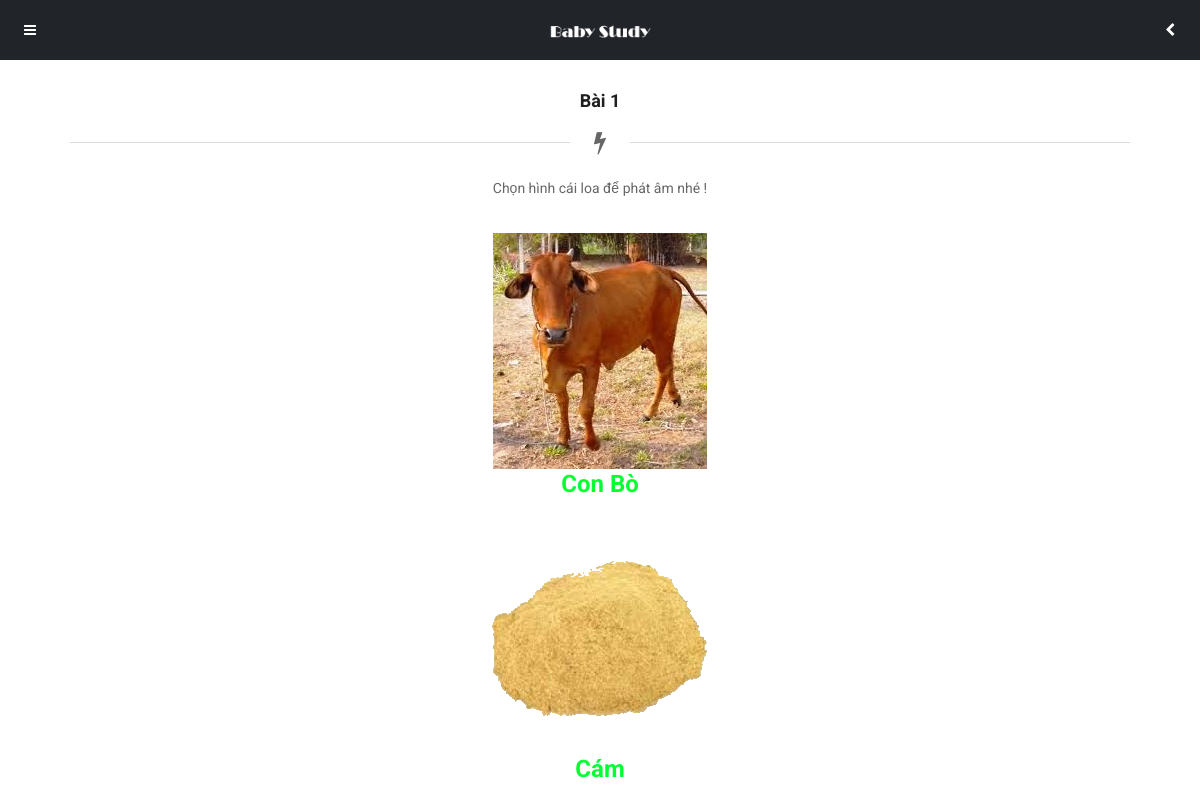
The app's page /Source-code/baihoc.php?bh=3&lbh=4 (signed in) with its own data.
### tables this page shows
CREATE TABLE IF NOT EXISTS `baihoc` (
  `bh_ID` int(11) NOT NULL AUTO_INCREMENT,
  `bh_TenBaiHoc` varchar(150) NOT NULL,
  `bh_LoaiBaiHoc` int(11) NOT NULL,
  `bh_NgayTao` datetime NOT NULL,
  `bh_HinhDaiDien` varchar(150) NOT NULL,
  `bh_SoLanChon` int(11) NOT NULL,
  PRIMARY KEY (`bh_ID`),
  KEY `fk_baihoc_loaibaihoc_idx` (`bh_LoaiBaiHoc`)
);

CREATE TABLE IF NOT EXISTS `hinhanh` (
  `ha_ID` int(11) NOT NULL AUTO_INCREMENT,
  `ha_NoiDung` varchar(150) NOT NULL,
  `ha_DuongDanHinhAnh` varchar(200) NOT NULL,
  `ha_DuongDanGhiAm` varchar(200) NOT NULL,
  `ha_BaiHoc` int(11) NOT NULL,
  PRIMARY KEY (`ha_ID`)
);

### Source-code/dataconfig/dataprovider.php (called while the page is built, shortened)
<?php
class DataProvider
{
  public static function GetRows($sql)
  {
	$connection = mysqli_connect(HOSTNAME,USERNAME,PASSWORD,DATABASE) or
      	die ("couldn't connect to localhost");
    mysqli_query($connection,"set names 'utf8'");
    $returnresult = null;
    $result = mysqli_query($connection,$sql);
	$i = 0;
	while ($row = mysqli_fetch_array($result))
	{
		$returnresult[$i++] = $row;
	}
    return $returnresult;
	}
}
?>

### Source-code/include/inc-baihoc-hinhanh.php (the view, shortened to what this page needs)
<?php
	$idBaiHoc = $_GET["bh"];
	$sql = "select * from hinhanh where ha_BaiHoc = $idBaiHoc";
	$result = DataProvider::GetRows($sql);
	foreach ($result as $value)
			{
				?>
				<div class="container switch-box" align="center" >
					<p style="margin-bottom:0px;" id="play<?php echo $value[0];?>" onclick="triggerAudio(this)"><img src="<?php echo $value[2]; ?>"/></p>
                    <p style="font-weight:bold; font-size:24px;color:#0F3"><?php echo $value[1];?></p>
                </div>
			<?php
			}
?>

### Source-code/baihoc.php (shortened to what this page needs)
<!DOCTYPE HTML>
<head>
<link href="styles/style.css"           rel="stylesheet" type="text/css">
<link href="styles/framework.css"       rel="stylesheet" type="text/css">
<link href="styles/font-awesome.css"    rel="stylesheet" type="text/css">
<link href="styles/animate.css"         rel="stylesheet" type="text/css">
</head>
<body class="dual-sidebar">
<div id="header-fixed">
    <a class="open-left-sidebar" href="#"><i class="fa fa-navicon"></i></a>
    <a class="header-logo" href="index.php"><img src="images/logo-light.png" alt="img"></a>
	<a class="open-right-sidebar" href='#'><i class="fa fa-chevron-left"></i></a>
</div>
<div class="all-elements">
    <div class="snap-drawers">
        <?php
				include_once("include/inc-leftside.php");
			?>
		</div>
        <div id="content" class="snap-content">
            <div class="content">
            <div class="header-clear-large"></div>
                 <?php
					include_once 'dataconfig/dataprovider.php';
				?>
                <?php $id_BaiHoc = $_GET["bh"];
					$id_LoaiBaiHoc = $_GET["lbh"];
					$sql_tieude = "select bh_TenBaiHoc from baihoc where bh_ID = $id_BaiHoc and bh_LoaiBaiHoc = $id_LoaiBaiHoc";
					$result = DataProvider::GetRows($sql_tieude);
					foreach ($result as $value)
					{
						$tieude = $value;
					}
				?>
                <div class="container heading-style-5">
                    <h4 class="heading-title"><?php echo $tieude[0]; ?></h4>
                    <i class="fa fa-bolt heading-icon"></i>
                    <p class="heading-subtitle">
                        Chọn hình cái loa để phát âm nhé !
                    </p>
                </div>
<?php
if($id_LoaiBaiHoc == 2)
	include('include/inc-baihoc-tungu.php');
else if($id_LoaiBaiHoc == 1)
	include('include/inc-baihoc-am.php');
else if($id_LoaiBaiHoc == 3)
	include('include/inc-baihoc-cau.php');
else if($id_LoaiBaiHoc == 4)
	include('include/inc-baihoc-hinhanh.php');
?>
            </div>
        </div>
</div>
</body>

### Source-code/styles/style.css (style rules this page uses)
#header-fixed { opacity:1; position:fixed; width:100%; height:60px; background-color:#FFFFFF; z-index:99999; }
.header-clear-large { height:90px; }
#content { -webkit-box-shadow: 0 0px 7px 5px rgba(0,0,0,0.2); box-shadow: 0 0px 7px 5px rgba(0,0,0,0.2); }
#header-fixed { background-color:#212429; height:60px; }
#header-fixed img { position:relative; z-index:9; width:110px; margin-left:auto; margin-right:auto; margin-top:23px; }
#header-fixed .open-left-sidebar { position:absolute; z-index:10; left:0px; top:0px; width:60px; height:60px; line-height:60px; text-align:center; color:#FFFFFF; }
#header-fixed .open-left-sidebar i { width:60px; height:60px; line-height:60px; text-align:center; }
#header-fixed .open-right-sidebar { position:absolute; z-index:10; right:0px; top:0px; width:60px; height:60px; line-height:60px; text-align:center; color:#FFFFFF; }
#header-fixed .open-right-sidebar i { width:60px; height:60px; line-height:60px; text-align:center; }
.snap-drawer, .snap-drawers { background-color:#FFFFFF!important; }

### records on screen
baihoc: bh_TenBaiHoc "Bài 1"
hinhanh: ha_DuongDanHinhAnh (picture), ha_NoiDung "Con Bò"
hinhanh: ha_DuongDanHinhAnh (picture), ha_NoiDung "Cám"
